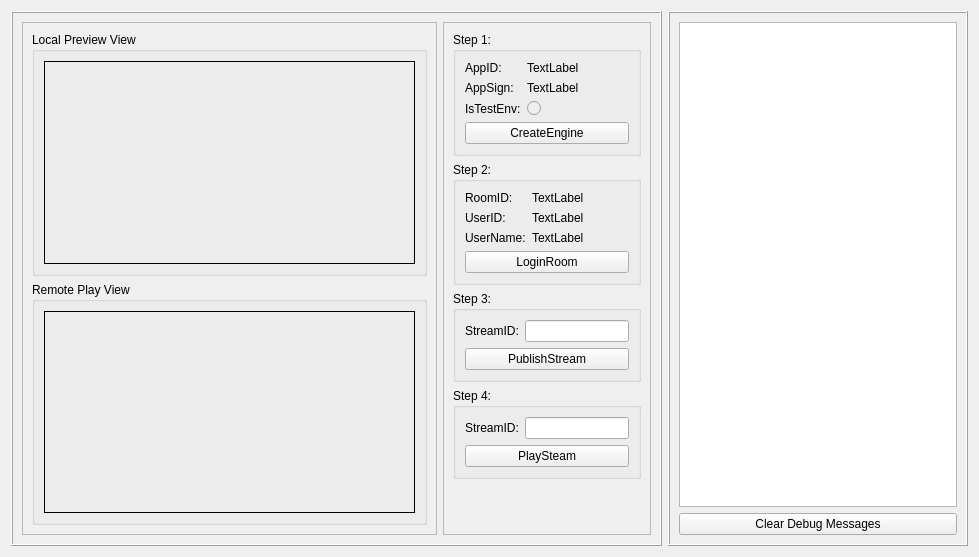
<?xml version="1.0" encoding="UTF-8"?>
<ui version="4.0">
 <class>ZegoQuickStartDemo</class>
 <widget class="QWidget" name="ZegoQuickStartDemo">
  <property name="geometry">
   <rect>
    <x>0</x>
    <y>0</y>
    <width>979</width>
    <height>557</height>
   </rect>
  </property>
  <property name="windowTitle">
   <string>Form</string>
  </property>
  <layout class="QHBoxLayout" name="horizontalLayout_4" stretch="3,1">
   <item>
    <widget class="QFrame" name="frame">
     <property name="frameShape">
      <enum>QFrame::Box</enum>
     </property>
     <property name="frameShadow">
      <enum>QFrame::Raised</enum>
     </property>
     <layout class="QHBoxLayout" name="horizontalLayout_3" stretch="2,1">
      <item>
       <widget class="QFrame" name="frame_videos">
        <property name="sizePolicy">
         <sizepolicy hsizetype="Expanding" vsizetype="Preferred">
          <horstretch>0</horstretch>
          <verstretch>0</verstretch>
         </sizepolicy>
        </property>
        <property name="frameShape">
         <enum>QFrame::StyledPanel</enum>
        </property>
        <property name="frameShadow">
         <enum>QFrame::Raised</enum>
        </property>
        <layout class="QVBoxLayout" name="verticalLayout">
         <item>
          <widget class="QGroupBox" name="groupBox">
           <property name="title">
            <string>Local Preview View</string>
           </property>
           <layout class="QHBoxLayout" name="horizontalLayout">
            <item>
             <widget class="QFrame" name="frame_local_video">
              <property name="sizePolicy">
               <sizepolicy hsizetype="Preferred" vsizetype="Expanding">
                <horstretch>0</horstretch>
                <verstretch>0</verstretch>
               </sizepolicy>
              </property>
              <property name="frameShape">
               <enum>QFrame::Box</enum>
              </property>
             </widget>
            </item>
           </layout>
          </widget>
         </item>
         <item>
          <widget class="QGroupBox" name="groupBox_2">
           <property name="title">
            <string>Remote Play View</string>
           </property>
           <layout class="QHBoxLayout" name="horizontalLayout_2">
            <item>
             <widget class="QFrame" name="frame_remote_video">
              <property name="sizePolicy">
               <sizepolicy hsizetype="Preferred" vsizetype="Expanding">
                <horstretch>0</horstretch>
                <verstretch>0</verstretch>
               </sizepolicy>
              </property>
              <property name="frameShape">
               <enum>QFrame::Box</enum>
              </property>
             </widget>
            </item>
           </layout>
          </widget>
         </item>
        </layout>
       </widget>
      </item>
      <item>
       <widget class="QFrame" name="frame_steps">
        <property name="sizePolicy">
         <sizepolicy hsizetype="Preferred" vsizetype="Preferred">
          <horstretch>0</horstretch>
          <verstretch>0</verstretch>
         </sizepolicy>
        </property>
        <property name="frameShape">
         <enum>QFrame::StyledPanel</enum>
        </property>
        <property name="frameShadow">
         <enum>QFrame::Raised</enum>
        </property>
        <layout class="QFormLayout" name="formLayout_4">
         <item row="2" column="0" colspan="2">
          <widget class="QGroupBox" name="groupBox_4">
           <property name="title">
            <string>Step 2:</string>
           </property>
           <layout class="QFormLayout" name="formLayout_2">
            <item row="0" column="0">
             <widget class="QLabel" name="label_6">
              <property name="text">
               <string>RoomID:</string>
              </property>
             </widget>
            </item>
            <item row="0" column="1">
             <widget class="QLabel" name="label_roomID">
              <property name="text">
               <string>TextLabel</string>
              </property>
             </widget>
            </item>
            <item row="1" column="0">
             <widget class="QLabel" name="label_7">
              <property name="text">
               <string>UserID:</string>
              </property>
             </widget>
            </item>
            <item row="1" column="1">
             <widget class="QLabel" name="label_userID">
              <property name="text">
               <string>TextLabel</string>
              </property>
             </widget>
            </item>
            <item row="2" column="0">
             <widget class="QLabel" name="label_8">
              <property name="text">
               <string>UserName:</string>
              </property>
             </widget>
            </item>
            <item row="2" column="1">
             <widget class="QLabel" name="label_userName">
              <property name="text">
               <string>TextLabel</string>
              </property>
             </widget>
            </item>
            <item row="3" column="0" colspan="2">
             <widget class="QPushButton" name="pushButton_loginRoom">
              <property name="text">
               <string>LoginRoom</string>
              </property>
             </widget>
            </item>
           </layout>
          </widget>
         </item>
         <item row="4" column="0" colspan="2">
          <widget class="QGroupBox" name="groupBox_5">
           <property name="title">
            <string>Step 3:</string>
           </property>
           <layout class="QFormLayout" name="formLayout">
            <item row="0" column="0">
             <widget class="QLabel" name="label_12">
              <property name="text">
               <string>StreamID:</string>
              </property>
             </widget>
            </item>
            <item row="0" column="1">
             <widget class="QLineEdit" name="lineEdit_publish_streamID"/>
            </item>
            <item row="1" column="0" colspan="2">
             <widget class="QPushButton" name="pushButton_PublishStream">
              <property name="text">
               <string>PublishStream</string>
              </property>
             </widget>
            </item>
           </layout>
          </widget>
         </item>
         <item row="6" column="0" colspan="2">
          <widget class="QGroupBox" name="groupBox_7">
           <property name="title">
            <string>Step 4:</string>
           </property>
           <layout class="QFormLayout" name="formLayout_3">
            <item row="0" column="0">
             <widget class="QLabel" name="label_13">
              <property name="text">
               <string>StreamID:</string>
              </property>
             </widget>
            </item>
            <item row="0" column="1">
             <widget class="QLineEdit" name="lineEdit_play_streamID"/>
            </item>
            <item row="1" column="0" colspan="2">
             <widget class="QPushButton" name="pushButton_PlayStream">
              <property name="text">
               <string>PlaySteam</string>
              </property>
             </widget>
            </item>
           </layout>
          </widget>
         </item>
         <item row="0" column="0" colspan="2">
          <widget class="QGroupBox" name="groupBox_3">
           <property name="title">
            <string>Step 1:</string>
           </property>
           <layout class="QGridLayout" name="gridLayout">
            <item row="0" column="1">
             <widget class="QLabel" name="label_appID">
              <property name="text">
               <string>TextLabel</string>
              </property>
             </widget>
            </item>
            <item row="1" column="0">
             <widget class="QLabel" name="label_2">
              <property name="text">
               <string>AppSign:</string>
              </property>
             </widget>
            </item>
            <item row="0" column="0">
             <widget class="QLabel" name="label">
              <property name="text">
               <string>AppID:</string>
              </property>
             </widget>
            </item>
            <item row="2" column="1">
             <widget class="QRadioButton" name="radioButton_isTestEnv">
              <property name="enabled">
               <bool>false</bool>
              </property>
              <property name="sizePolicy">
               <sizepolicy hsizetype="Expanding" vsizetype="Fixed">
                <horstretch>0</horstretch>
                <verstretch>0</verstretch>
               </sizepolicy>
              </property>
              <property name="text">
               <string/>
              </property>
             </widget>
            </item>
            <item row="2" column="0">
             <widget class="QLabel" name="label_3">
              <property name="text">
               <string>IsTestEnv:</string>
              </property>
             </widget>
            </item>
            <item row="1" column="1">
             <widget class="QLabel" name="label_appSign">
              <property name="maximumSize">
               <size>
                <width>100</width>
                <height>16777215</height>
               </size>
              </property>
              <property name="text">
               <string>TextLabel</string>
              </property>
             </widget>
            </item>
            <item row="3" column="0" colspan="2">
             <widget class="QPushButton" name="pushButton_createEngine">
              <property name="text">
               <string>CreateEngine</string>
              </property>
             </widget>
            </item>
           </layout>
          </widget>
         </item>
        </layout>
       </widget>
      </item>
     </layout>
    </widget>
   </item>
   <item>
    <widget class="QFrame" name="frame_5">
     <property name="sizePolicy">
      <sizepolicy hsizetype="Preferred" vsizetype="Preferred">
       <horstretch>0</horstretch>
       <verstretch>0</verstretch>
      </sizepolicy>
     </property>
     <property name="minimumSize">
      <size>
       <width>300</width>
       <height>0</height>
      </size>
     </property>
     <property name="maximumSize">
      <size>
       <width>16777215</width>
       <height>16777215</height>
      </size>
     </property>
     <property name="frameShape">
      <enum>QFrame::Box</enum>
     </property>
     <property name="frameShadow">
      <enum>QFrame::Raised</enum>
     </property>
     <layout class="QVBoxLayout" name="verticalLayout_2">
      <item>
       <widget class="QTextEdit" name="textEdit_log">
        <property name="html">
         <string>&lt;!DOCTYPE HTML PUBLIC &quot;-//W3C//DTD HTML 4.0//EN&quot; &quot;http://www.w3.org/TR/REC-html40/strict.dtd&quot;&gt;
&lt;html&gt;&lt;head&gt;&lt;meta name=&quot;qrichtext&quot; content=&quot;1&quot; /&gt;&lt;style type=&quot;text/css&quot;&gt;
p, li { white-space: pre-wrap; }
&lt;/style&gt;&lt;/head&gt;&lt;body style=&quot; font-family:'SimSun'; font-size:9pt; font-weight:400; font-style:normal;&quot;&gt;
&lt;p style=&quot;-qt-paragraph-type:empty; margin-top:0px; margin-bottom:0px; margin-left:0px; margin-right:0px; -qt-block-indent:0; text-indent:0px;&quot;&gt;&lt;br /&gt;&lt;/p&gt;&lt;/body&gt;&lt;/html&gt;</string>
        </property>
       </widget>
      </item>
      <item>
       <widget class="QPushButton" name="pushButton_clear_log">
        <property name="text">
         <string>Clear Debug Messages</string>
        </property>
       </widget>
      </item>
     </layout>
    </widget>
   </item>
  </layout>
 </widget>
 <resources/>
 <connections/>
</ui>
